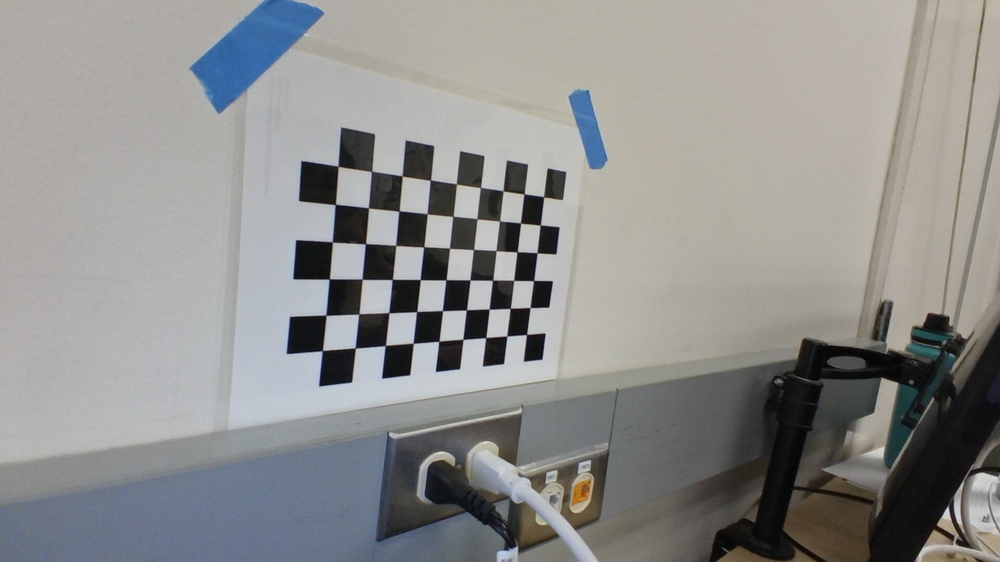
#> input picture Vision/calibration_images/Photo from 2026-02-27 17-30-55.638865.jpeg, 1000 x 562 px, shrunk from 1920 x 1080 before the run; its folder holds only this picture in this run
$ python calibrate.py
#> lines starting #> are read from the running program, lines starting #| are printed output that depends on the picture; after the words box and inside, x2 and y2 are one past the last pixel; in counts of white or black regions, pixels touching at a corner belong together; long printed decimals are rounded
import cv2
import numpy as np
import glob

# Checkerboard dimensions
CHECKERBOARD = (9,6)
square_size = 0.023

# Prepare 3D world points
objp = np.zeros((CHECKERBOARD[0]*CHECKERBOARD[1], 3), np.float32)
objp[:, :2] = np.mgrid[0:CHECKERBOARD[0], 0:CHECKERBOARD[1]].T.reshape(-1, 2)
objp *= square_size

objpoints = []  # 3D real world points
imgpoints = []  # 2D image points

images = glob.glob("calibration_images/*.jpeg")

for fname in images:
    img = cv2.imread(fname)
#> img is the input picture: shape (562, 1000, 3); mean B, G, R 141.2, 142.8, 142.8
    gray = cv2.cvtColor(img, cv2.COLOR_BGR2GRAY)
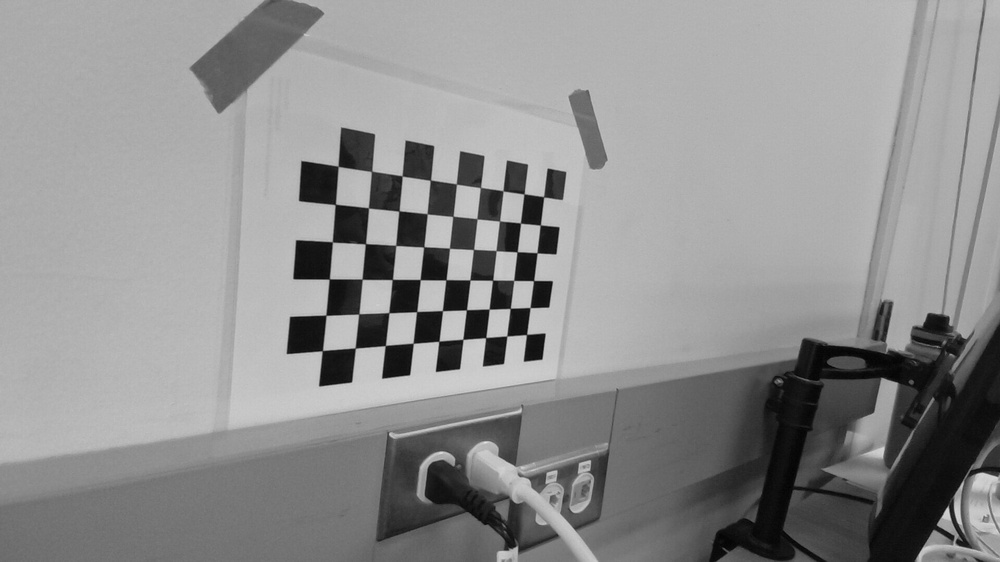
#> gray: shape (562, 1000); min 1, max 231, mean 142.6

    ret, corners = cv2.findChessboardCorners(gray, CHECKERBOARD, None)
#> ret = True; corners = 54 rows, first 8: [526.4, 334.6], [506.8, 336], [485.6, 337.6], [462.8, 339.3], [438.7, 341.4], [413.1, 343.3], [385.3, 345.6], [355.2, 348]

    if ret:
        objpoints.append(objp)
        imgpoints.append(corners)

        cv2.drawChessboardCorners(img, CHECKERBOARD, corners, ret)
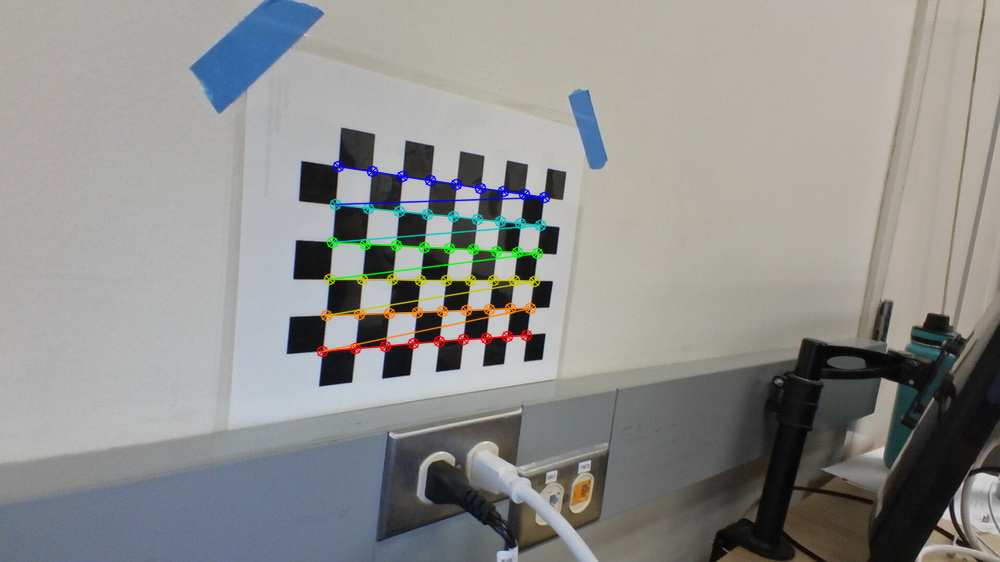
#> img: shape (562, 1000, 3); 1.95% of pixels changed, all inside (x1, y1, x2, y2) = (316, 160, 551, 358)
        cv2.imshow("Corners", img)
        cv2.waitKey(200)

cv2.destroyAllWindows()

ret, mtx, dist, rvecs, tvecs = cv2.calibrateCamera(
    objpoints, imgpoints, gray.shape[::-1], None, None
)
#> ret = 0.181; mtx = [[656.6, 0, 492.6], [0, 644.6, 286.1], [0, 0, 1]]; dist = [[-0.191, 5.28, -0.0048, -0.015, -29.45]]; rvecs = ([1.15, 0.244, -2.85],); tvecs = ([0.0278, 0.0406, 0.538],)

print("Camera Matrix:\n", mtx)
#| Camera Matrix:
#|  [[656.572   0.         492.559]
#|  [  0.         644.579 286.149 ]
#|  [  0.           0.           1.        ]]
print("Distortion:\n", dist)
#| Distortion:
#|  [[-1.91376526e-01  5.28267837e+00 -4.80340159e-03 -1.49827975e-02
#|   -2.94548486e+01]]

np.save("camera_matrix.npy", mtx)
np.save("dist_coeffs.npy", dist)

$ run again, on Vision/calibration_images/Photo from 2026-02-27 17-31-25.957346.jpeg
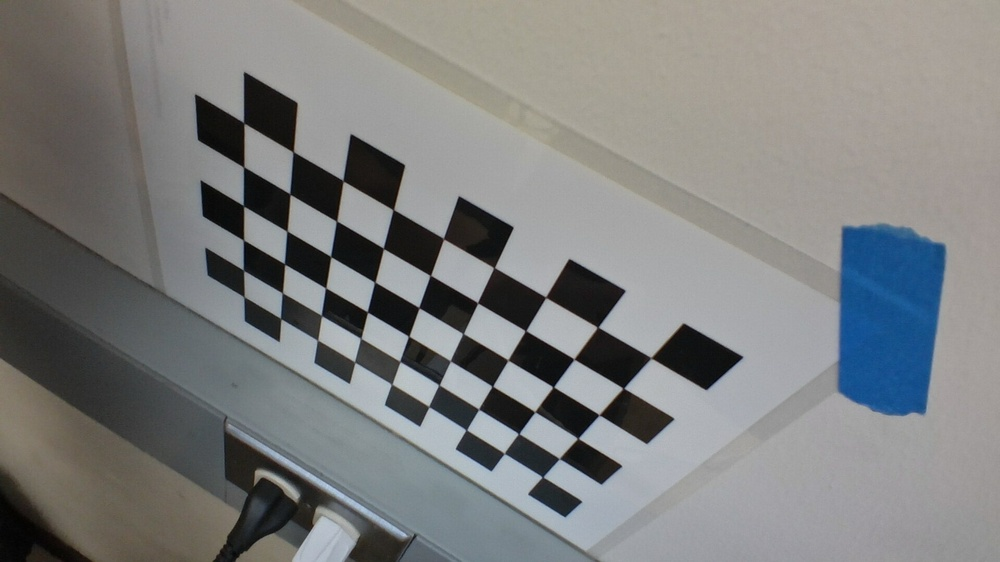
#> input picture Vision/calibration_images/Photo from 2026-02-27 17-31-25.957346.jpeg, 1000 x 562 px, shrunk from 1920 x 1080 before the run
#> img is the input picture: shape (562, 1000, 3); mean B, G, R 126.7, 127.1, 125.8
#> `gray = cv2.cvtColor(img, cv2.COLOR_BGR2GRAY)`:
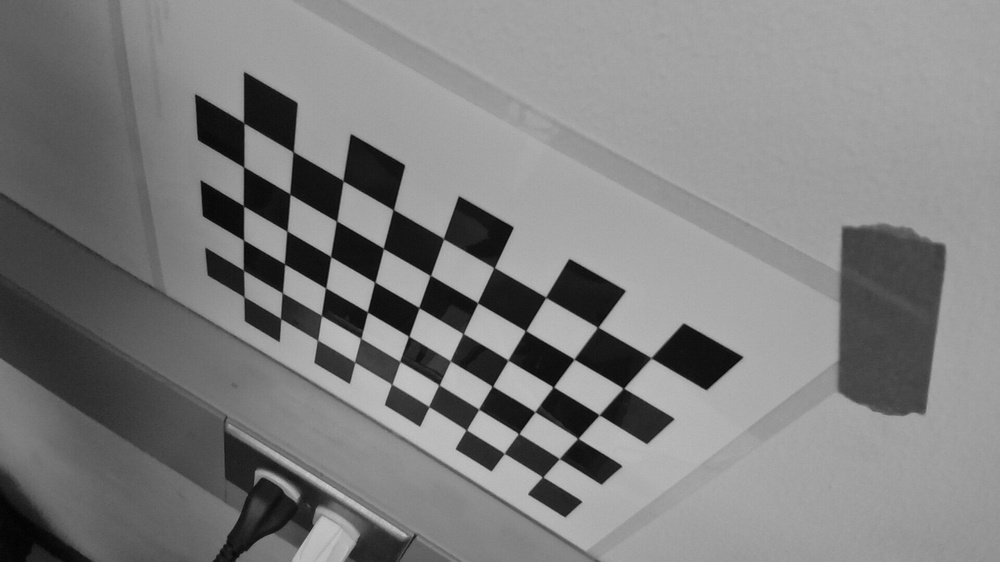
#> gray: shape (562, 1000); min 2, max 208, mean 126.6
#> `ret, corners = cv2.findChessboardCorners(gray, CHECKERBOARD, None)`: ret = True; corners = 54 rows, first 8: [542.5, 477.1], [504.3, 453.5], [466.3, 430], [428.8, 406.7], [391.6, 384.4], [354.7, 362.3], [317.5, 340.3], [280.8, 318.8]
#> `cv2.drawChessboardCorners(img, CHECKERBOARD, corners, ret)`:
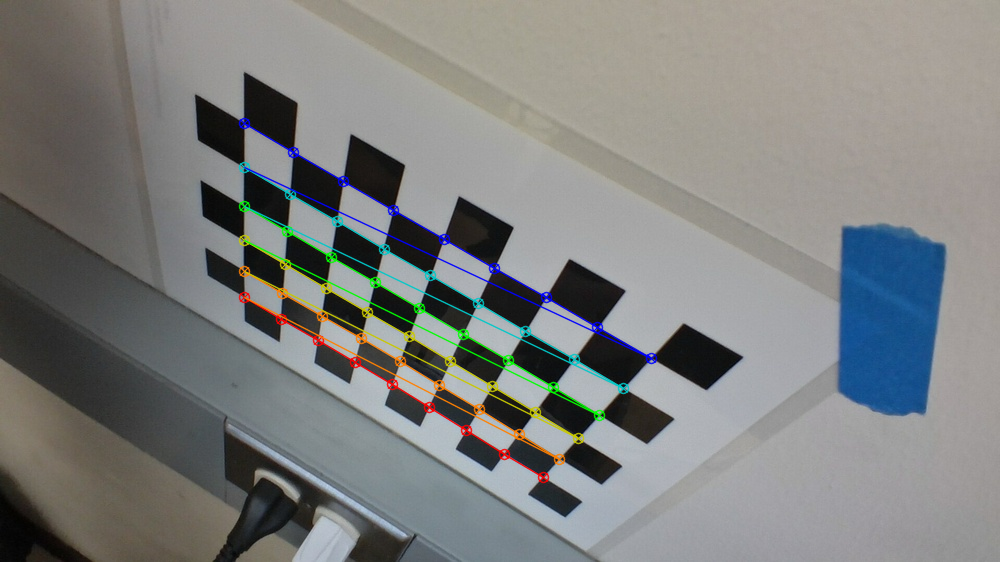
#> img: shape (562, 1000, 3); 2.79% of pixels changed, all inside (x1, y1, x2, y2) = (238, 117, 658, 484)
#> `ret, mtx, dist, rvecs, tvecs = cv2.calibrateCamera( objpoints, imgpoin..`: ret = 0.38; mtx = [[576.8, 0, 492.1], [0, 580.6, 249.1], [0, 0, 1]]; dist = [[-0.0596, 1.62, -0.00731, -0.0122, -5.3]]; rvecs = ([-0.39, 0.973, -2.49],); tvecs = ([0.0265, 0.117, 0.297],)
#| Camera Matrix:
#|  [[576.790    0.         492.116 ]
#|  [  0.         580.619  249.081]
#|  [  0.           0.           1.        ]]
#| Distortion:
#|  [[-0.05962  1.617 -0.007308 -0.01218 -5.298]]

$ run again, on Vision/calibration_images/Photo from 2026-02-27 17-31-00.921512.jpeg
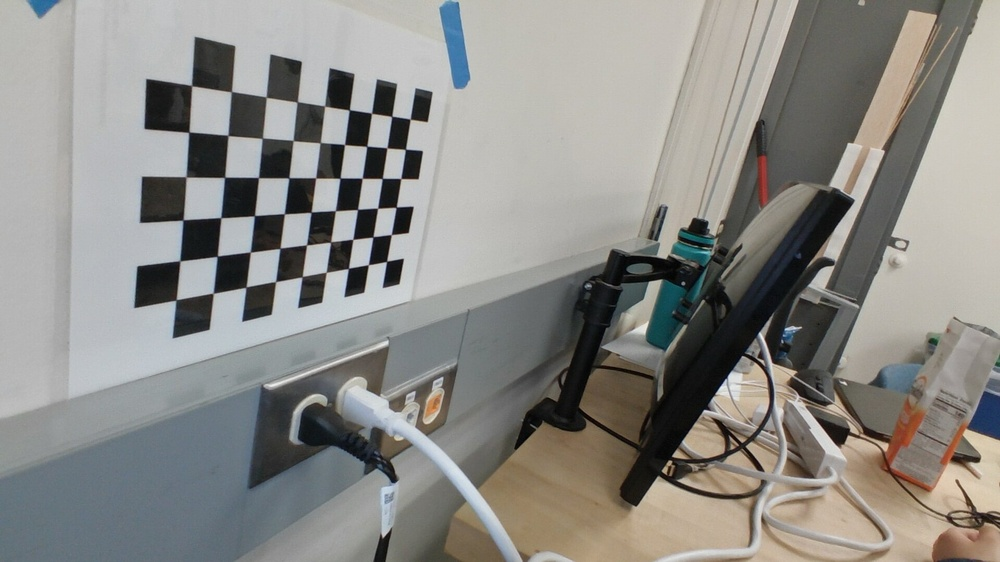
#> input picture Vision/calibration_images/Photo from 2026-02-27 17-31-00.921512.jpeg, 1000 x 562 px, shrunk from 1920 x 1080 before the run
#> img is the input picture: shape (562, 1000, 3); mean B, G, R 134.7, 138.7, 139.7
#> `gray = cv2.cvtColor(img, cv2.COLOR_BGR2GRAY)`:
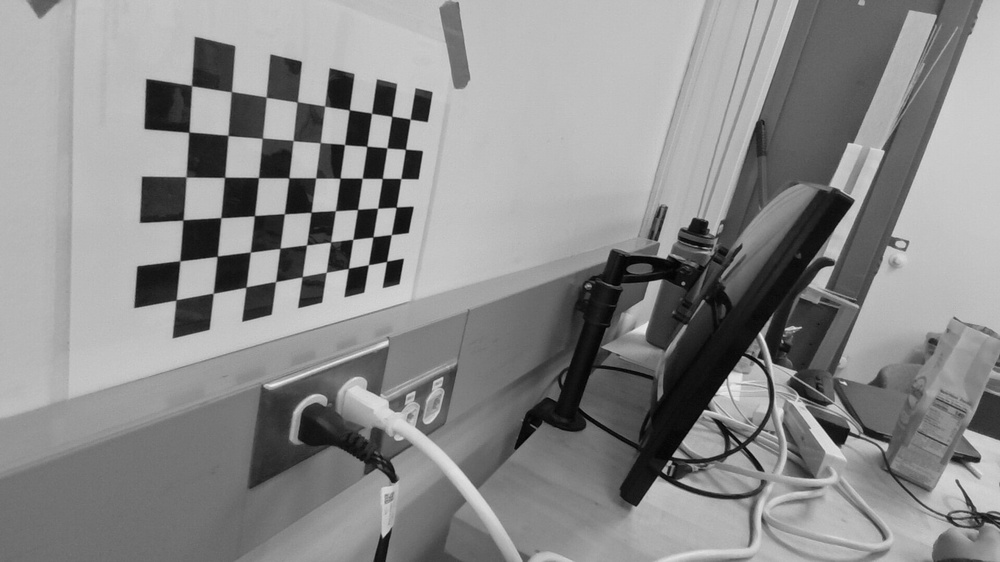
#> gray: shape (562, 1000); min 1, max 238, mean 138.6
#> `ret, corners = cv2.findChessboardCorners(gray, CHECKERBOARD, None)`: ret = True; corners = 54 rows, first 8: [386.6, 261.4], [368.4, 264.7], [348.4, 268.4], [326.2, 272.3], [302.2, 276.7], [275.5, 281.6], [245.9, 287.2], [213, 293.5]
#> `cv2.drawChessboardCorners(img, CHECKERBOARD, corners, ret)`:
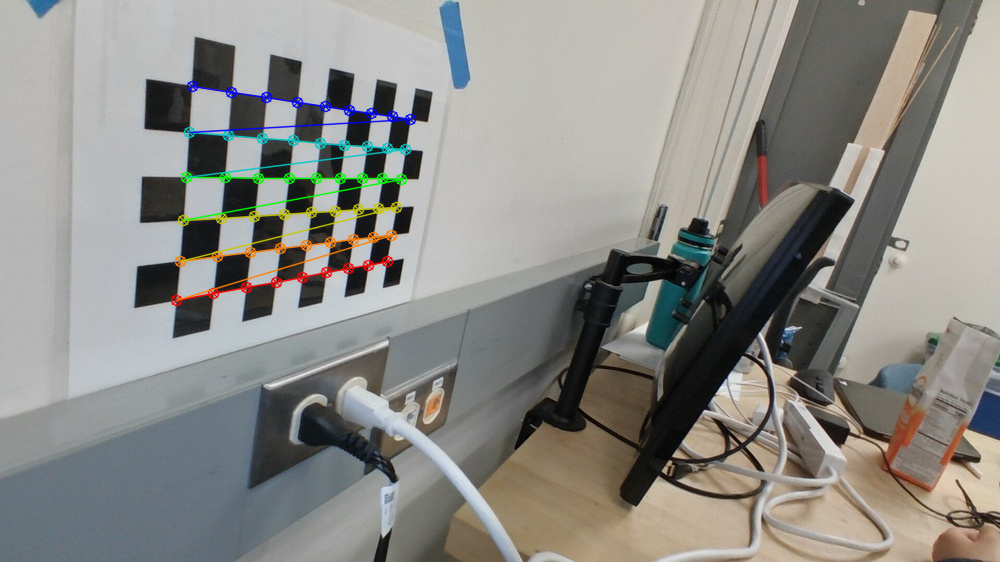
#> img: shape (562, 1000, 3); 2% of pixels changed, all inside (x1, y1, x2, y2) = (170, 80, 417, 307)
#> `ret, mtx, dist, rvecs, tvecs = cv2.calibrateCamera( objpoints, imgpoin..`: ret = 0.214; mtx = [[592, 0, 540.5], [0, 634.6, 301], [0, 0, 1]]; dist = [[0.249, -0.722, -0.00628, -0.0275, 0.873]]; rvecs = ([1.67, 0.621, -2.53],); tvecs = ([-0.134, -0.0323, 0.534],)
#| Camera Matrix:
#|  [[591.957   0.         540.524]
#|  [  0.         634.634 300.997]
#|  [  0.           0.           1.        ]]
#| Distortion:
#|  [[ 0.2485 -0.7216 -0.006275 -0.02748  0.8733]]
